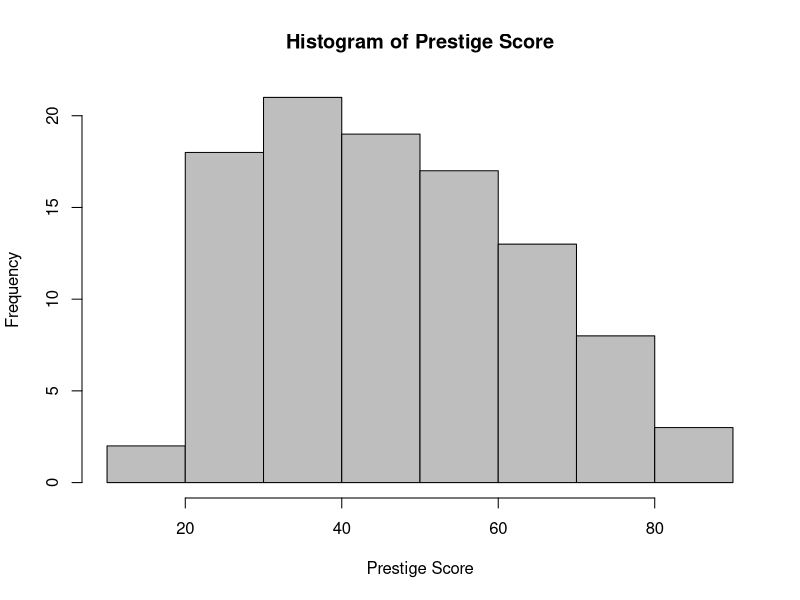
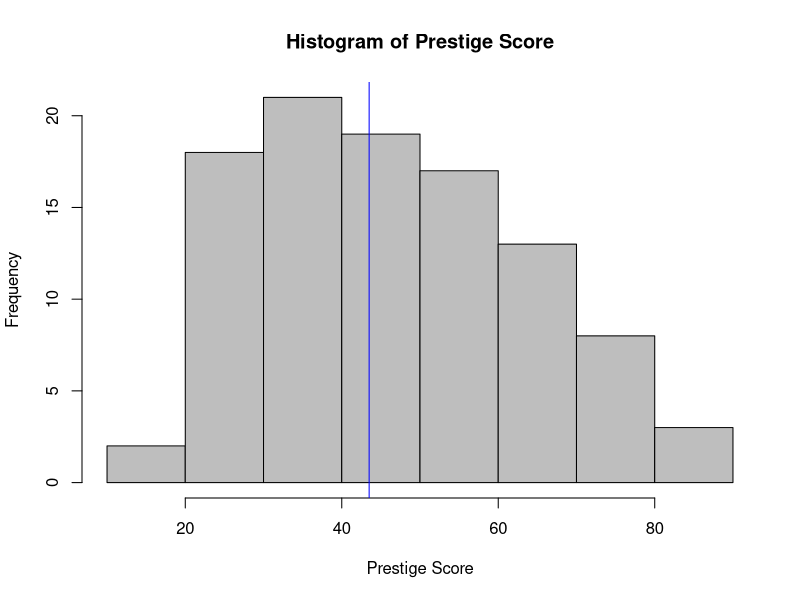
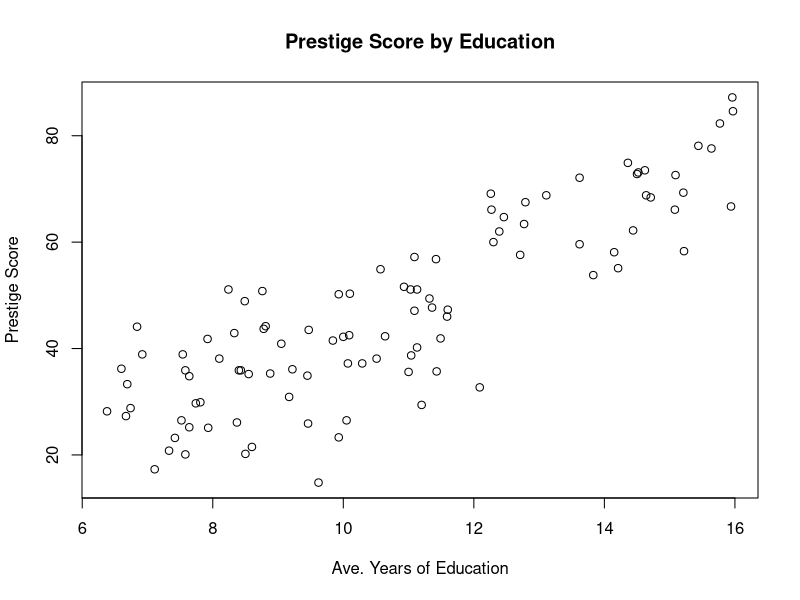
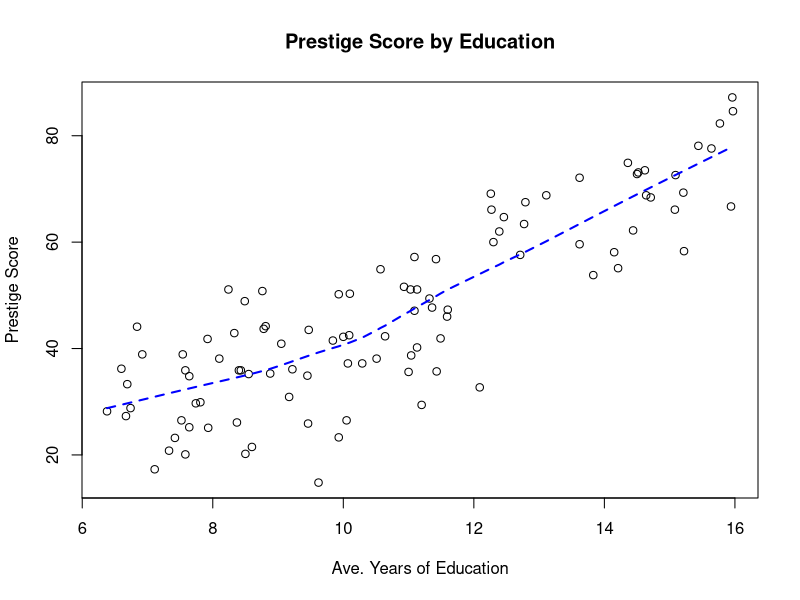
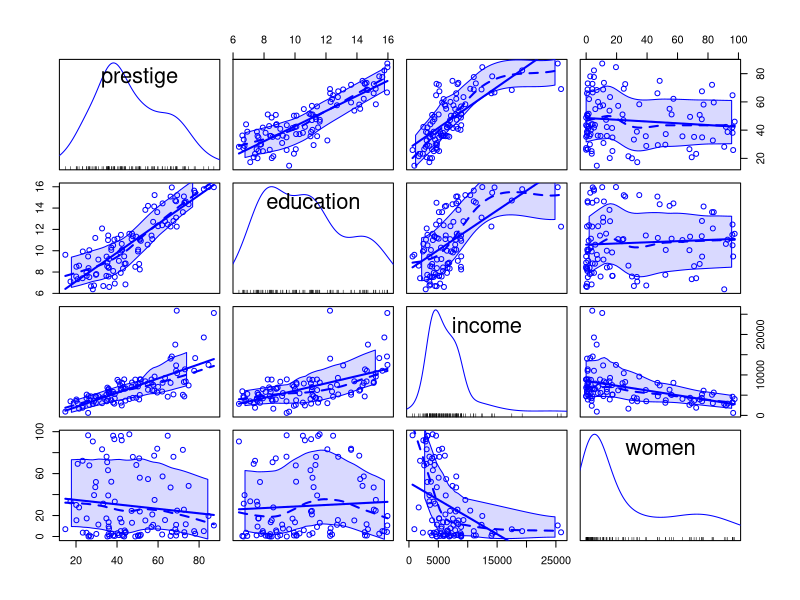

The R source for these figures, in order: (Note: this script raises an error after producing the figures.)
## ---- chunk 1
knitr::opts_chunk$set(echo = FALSE)
## ---- chunk 2
str(sample)
## ---- chunk 3
sampSpace <- 1:6 
sample(sampSpace, 1) # arguments with default values can be omitted
sample(size = 1, x = sampSpace) # no need to remember the order 
sample(size = 1, sampSpace)
## ---- chunk 4
str(str)
str(sample)
## ---- chunk 5
prestige <- read.table(file = "./data/prestige_v2.csv", sep=",", header = TRUE)
str(prestige)
## ---- chunk 6
summary(prestige)
## ---- chunk 7
hist(prestige$prestige, col = "grey", main = "Histogram of Prestige Score", xlab = "Prestige Score")
## ---- chunk 8
hist(prestige$prestige, col = "grey", main = "Histogram of Prestige Score", xlab = "Prestige Score")
abline(v = median(prestige$prestige), col = "blue")
## ---- chunk 9
plot(prestige$education, prestige$prestige,
     main = "Prestige Score by Education",
     xlab = "Ave. Years of Education", ylab = "Prestige Score")
## ---- chunk 10
plot(prestige$education, prestige$prestige,
     main = "Prestige Score by Education",
     xlab = "Ave. Years of Education", ylab = "Prestige Score")
lines(lowess(prestige$education, prestige$prestige), col = "blue", lty = 2, lwd = 2)
## ---- chunk 11
library(car)
scatterplotMatrix(prestige[,c("prestige","education","income","women")])
## ---- chunk 12
boxplot(prestige, data = prestige)
## ---- chunk 13
boxplot(prestige ~ type, data = prestige, col = "grey",
        main = "Distribution of Prestige Score by Type of Occupation",
        xlab = "Occupation Types", ylab = "Prestige Score")
